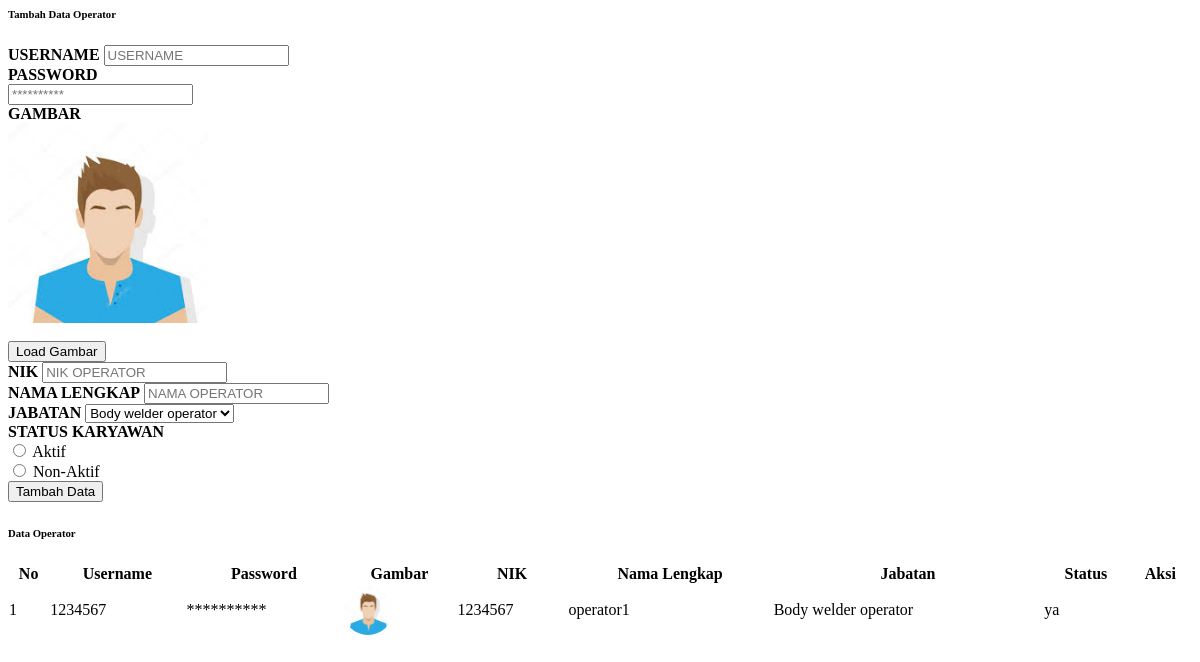
Before: /module/admin/dataKaryawan/dataOperator.php with the older database file.
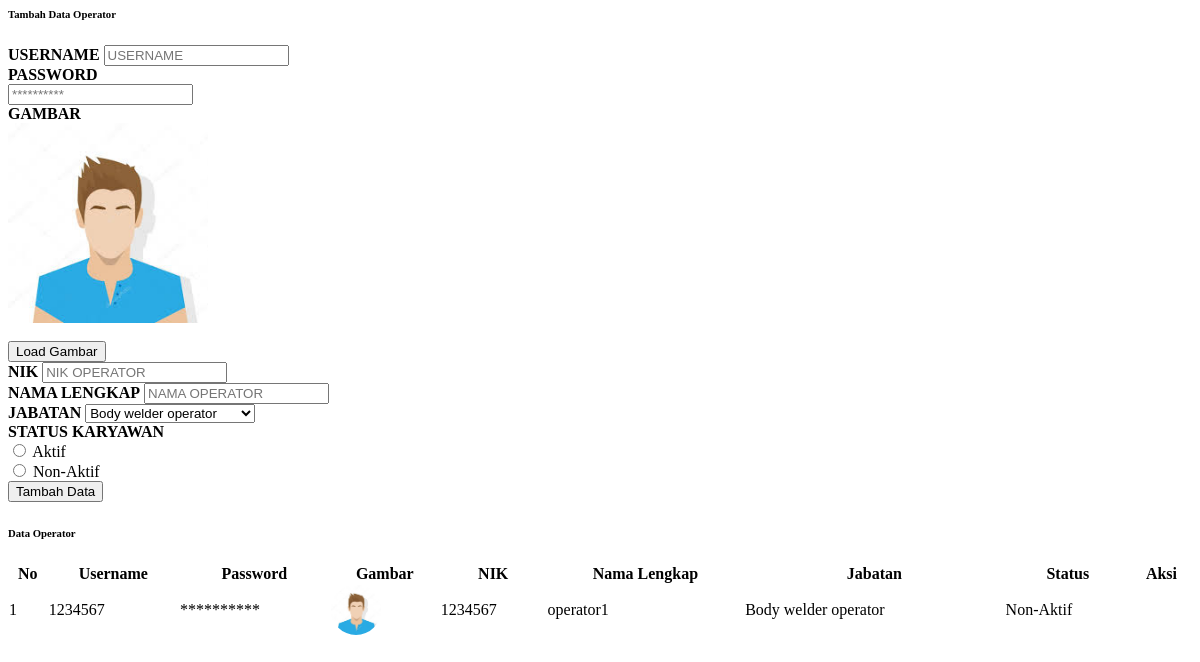
After: the same page with the newer database file.
### tables this page shows
CREATE TABLE `tabel_operator` (
  `id_operator` int(30) NOT NULL,
  `id_user` int(11) NOT NULL,
  `id_jabatan` int(11) NOT NULL,
  `nama` varchar(50) NOT NULL,
  `nik` int(20) NOT NULL,
  `foto` text NOT NULL,
  `status_aktif` enum('Aktif','Non-Aktif') NOT NULL,
  `waktu_tambah` datetime NOT NULL
);

CREATE TABLE `tabel_user` (
  `id_user` int(10) NOT NULL,
  `username` varchar(30) NOT NULL,
  `password` varchar(30) NOT NULL,
  `level` enum('operator','supervisor','admin') NOT NULL
);

CREATE TABLE `tabel_jabatan` (
  `id_jabatan` int(11) NOT NULL,
  `nama` varchar(100) NOT NULL
);

### module/admin/dataKaryawan/dataOperator.php (the view, shortened to what the changed rows need)
<?php
  include "../process/proses_adminDataOperator.php";
?>
<body onload="setup2();">
<div class="container-fluid" id="dataKaryawan" onload="setup2();">
    <div class="card shadow mb-4">
        <div class="card-body">
            <div class="table-responsive">
                <table class="table table-bordered" id="dataTable" width="100%" cellspacing="0">
                    <thead>
                        <tr class="text-center">
                            <th>No</th>
                            <th>Username</th>
                            <th>Password</th>
                            <th>Gambar</th>
                            <th>NIK</th>
                            <th>Nama Lengkap</th>
                            <th>Jabatan</th>
                            <th>Status</th>
                            <th>Aksi</th>
                        </tr>
                    </thead>
                    <tbody>
                    <?php
                        $queryTampilData = "SELECT tp.*, tp.nama AS nama_lengkap ,tj.*, tj.nama AS nama_jabatan, tu.* FROM tabel_operator tp,tabel_jabatan tj,tabel_user tu WHERE tp.id_jabatan = tj.id_jabatan
                            AND tp.id_user = tu.id_user;
                            ";
                        $resultTampilData = mysqli_query($con, $queryTampilData);
                        $index = 1;
                        if(mysqli_num_rows($resultTampilData) > 0){
                            while($rowTampilData = mysqli_fetch_assoc($resultTampilData)){
                    ?>
                        <tr class="text-center" id-operator="<?php echo $rowTampilData["id_operator"] ?>">
                            <td ><?php echo $index; ?></td>
                            <td class="usernameOperator"><?php echo $rowTampilData["username"]; ?></td>
                            <td class="passwordOperator">**********</td>
                            <td class="fotoOperator"><img src="../attachment/img/<?php echo ($rowTampilData['foto'] == null)? 'avatar.jpeg' : $rowTampilData['foto'] ; ?>" style="width:50px;height:50px;border-radius:50%;"></td>
                            <td class="nikOperator"><?php echo $rowTampilData["nik"]; ?></td>
                            <td class="namaOperator"><?php echo $rowTampilData["nama_lengkap"]; ?></td>
                            <td class="jabatanOperator"><?php echo $rowTampilData["nama_jabatan"]; ?></td>
                            <td class="statusOperator"><?php echo $rowTampilData["status_aktif"]; ?></td>
                            <td>
                            </td>
                        </tr>
                    <?php
                        $index++;
                        }
                    ?>
                    <?php
                    }   else{
                    ?>
                        <div>
                            <p>Data Operator tidak tersedia</p>
                        </div>
                    <?php
                    }
                    ?>
                    </tbody>
                </table>
            </div>
        </div>
    </div>
</div>
</body>

Changed rows visible on the page:
changed tabel_operator "operator1": status_aktif "ya" → "Non-Aktif"
